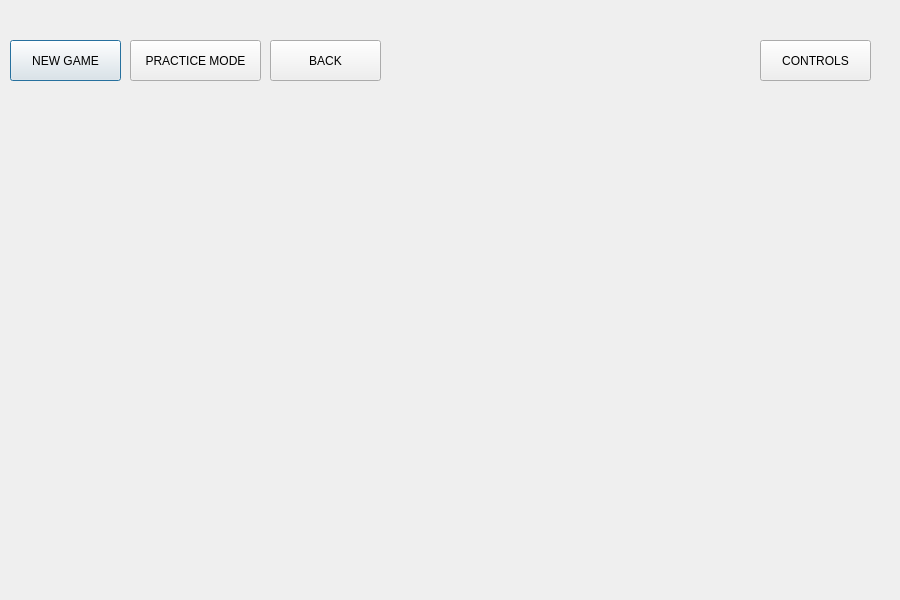
<?xml version="1.0" encoding="UTF-8"?>
<ui version="4.0">
 <class>Dialog</class>
 <widget class="QDialog" name="Dialog">
  <property name="geometry">
   <rect>
    <x>0</x>
    <y>0</y>
    <width>900</width>
    <height>600</height>
   </rect>
  </property>
  <property name="windowTitle">
   <string>Dialog</string>
  </property>
  <widget class="QPushButton" name="pushButton">
   <property name="geometry">
    <rect>
     <x>10</x>
     <y>40</y>
     <width>111</width>
     <height>41</height>
    </rect>
   </property>
   <property name="text">
    <string>NEW GAME</string>
   </property>
  </widget>
  <widget class="QPushButton" name="pushButton_2">
   <property name="geometry">
    <rect>
     <x>270</x>
     <y>40</y>
     <width>111</width>
     <height>41</height>
    </rect>
   </property>
   <property name="text">
    <string>BACK</string>
   </property>
  </widget>
  <widget class="QLabel" name="label">
   <property name="geometry">
    <rect>
     <x>-20</x>
     <y>-30</y>
     <width>921</width>
     <height>631</height>
    </rect>
   </property>
   <property name="text">
    <string/>
   </property>
   <property name="pixmap">
    <pixmap resource="home_image.qrc">:/pics/bike1.jpg</pixmap>
   </property>
   <property name="scaledContents">
    <bool>true</bool>
   </property>
  </widget>
  <widget class="QPushButton" name="pushButton_3">
   <property name="geometry">
    <rect>
     <x>130</x>
     <y>40</y>
     <width>131</width>
     <height>41</height>
    </rect>
   </property>
   <property name="text">
    <string>PRACTICE MODE</string>
   </property>
  </widget>
  <widget class="QPushButton" name="pushButton_4">
   <property name="geometry">
    <rect>
     <x>760</x>
     <y>40</y>
     <width>111</width>
     <height>41</height>
    </rect>
   </property>
   <property name="text">
    <string>CONTROLS</string>
   </property>
  </widget>
  <zorder>label</zorder>
  <zorder>pushButton</zorder>
  <zorder>pushButton_2</zorder>
  <zorder>pushButton_3</zorder>
  <zorder>pushButton_4</zorder>
 </widget>
 <resources>
  <include location="home_image.qrc"/>
 </resources>
 <connections/>
</ui>
